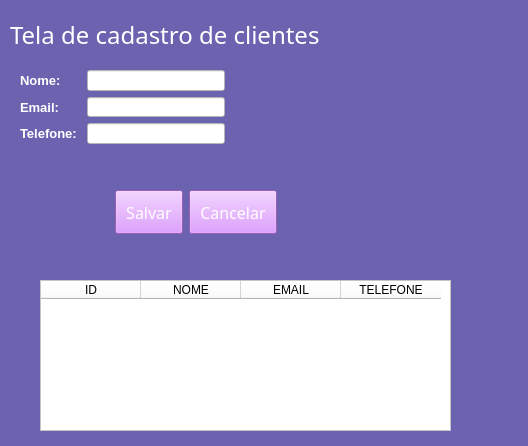
<?xml version="1.0" encoding="UTF-8"?>
<ui version="4.0">
 <class>Form</class>
 <widget class="QWidget" name="Form">
  <property name="geometry">
   <rect>
    <x>0</x>
    <y>0</y>
    <width>528</width>
    <height>446</height>
   </rect>
  </property>
  <property name="windowTitle">
   <string>Form</string>
  </property>
  <property name="styleSheet">
   <string notr="true">background-color:rgb(108, 99, 176);</string>
  </property>
  <widget class="QWidget" name="layoutWidget">
   <property name="geometry">
    <rect>
     <x>20</x>
     <y>70</y>
     <width>205</width>
     <height>74</height>
    </rect>
   </property>
   <layout class="QFormLayout" name="formLayout">
    <item row="0" column="0">
     <widget class="QLabel" name="label_2">
      <property name="font">
       <font>
        <pointsize>10</pointsize>
        <weight>75</weight>
        <bold>true</bold>
       </font>
      </property>
      <property name="styleSheet">
       <string notr="true">color: rgb(255, 255, 255);</string>
      </property>
      <property name="text">
       <string>Nome:</string>
      </property>
     </widget>
    </item>
    <item row="0" column="1">
     <widget class="QLineEdit" name="lineEdit_2">
      <property name="styleSheet">
       <string notr="true">background-color: rgb(255, 255, 255);</string>
      </property>
     </widget>
    </item>
    <item row="1" column="0">
     <widget class="QLabel" name="label_3">
      <property name="font">
       <font>
        <pointsize>10</pointsize>
        <weight>75</weight>
        <bold>true</bold>
       </font>
      </property>
      <property name="styleSheet">
       <string notr="true">color: rgb(255, 255, 255);</string>
      </property>
      <property name="text">
       <string>Email: </string>
      </property>
     </widget>
    </item>
    <item row="1" column="1">
     <widget class="QLineEdit" name="lineEdit_3">
      <property name="styleSheet">
       <string notr="true">background-color: rgb(255, 255, 255);</string>
      </property>
     </widget>
    </item>
    <item row="2" column="0">
     <widget class="QLabel" name="label_4">
      <property name="font">
       <font>
        <pointsize>10</pointsize>
        <weight>75</weight>
        <bold>true</bold>
       </font>
      </property>
      <property name="styleSheet">
       <string notr="true">color: rgb(255, 255, 255);</string>
      </property>
      <property name="text">
       <string>Telefone: </string>
      </property>
     </widget>
    </item>
    <item row="2" column="1">
     <widget class="QLineEdit" name="lineEdit">
      <property name="styleSheet">
       <string notr="true">background-color: rgb(255, 255, 255);</string>
      </property>
     </widget>
    </item>
   </layout>
  </widget>
  <widget class="QLabel" name="label">
   <property name="geometry">
    <rect>
     <x>10</x>
     <y>20</y>
     <width>645</width>
     <height>29</height>
    </rect>
   </property>
   <property name="font">
    <font>
     <family>Impact</family>
     <pointsize>18</pointsize>
    </font>
   </property>
   <property name="styleSheet">
    <string notr="true">color: rgb(255, 255, 255);</string>
   </property>
   <property name="text">
    <string>Tela de cadastro de clientes</string>
   </property>
  </widget>
  <widget class="QTableWidget" name="tableWidget">
   <property name="geometry">
    <rect>
     <x>40</x>
     <y>280</y>
     <width>411</width>
     <height>151</height>
    </rect>
   </property>
   <property name="styleSheet">
    <string notr="true">background-color: rgb(255, 255, 255);</string>
   </property>
   <column>
    <property name="text">
     <string>ID</string>
    </property>
   </column>
   <column>
    <property name="text">
     <string>NOME</string>
    </property>
   </column>
   <column>
    <property name="text">
     <string>EMAIL</string>
    </property>
   </column>
   <column>
    <property name="text">
     <string>TELEFONE</string>
    </property>
   </column>
  </widget>
  <widget class="QWidget" name="layoutWidget_2">
   <property name="geometry">
    <rect>
     <x>50</x>
     <y>190</y>
     <width>291</width>
     <height>44</height>
    </rect>
   </property>
   <layout class="QHBoxLayout" name="horizontalLayout">
    <item>
     <spacer name="horizontalSpacer">
      <property name="orientation">
       <enum>Qt::Horizontal</enum>
      </property>
      <property name="sizeHint" stdset="0">
       <size>
        <width>40</width>
        <height>20</height>
       </size>
      </property>
     </spacer>
    </item>
    <item>
     <widget class="QPushButton" name="pushButton">
      <property name="font">
       <font>
        <family>Impact</family>
        <pointsize>12</pointsize>
       </font>
      </property>
      <property name="styleSheet">
       <string notr="true">background-color: rgb(214, 131, 255);
color: rgb(255, 255, 255);
padding: 10px;
</string>
      </property>
      <property name="text">
       <string>Salvar</string>
      </property>
     </widget>
    </item>
    <item>
     <widget class="QPushButton" name="pushButton_2">
      <property name="font">
       <font>
        <family>Impact</family>
        <pointsize>12</pointsize>
       </font>
      </property>
      <property name="styleSheet">
       <string notr="true">background-color: rgb(214, 131, 255);
color: rgb(255, 255, 255);
padding: 10px;
</string>
      </property>
      <property name="text">
       <string>Cancelar</string>
      </property>
     </widget>
    </item>
    <item>
     <spacer name="horizontalSpacer_2">
      <property name="orientation">
       <enum>Qt::Horizontal</enum>
      </property>
      <property name="sizeHint" stdset="0">
       <size>
        <width>40</width>
        <height>20</height>
       </size>
      </property>
     </spacer>
    </item>
   </layout>
  </widget>
 </widget>
 <resources/>
 <connections/>
</ui>
